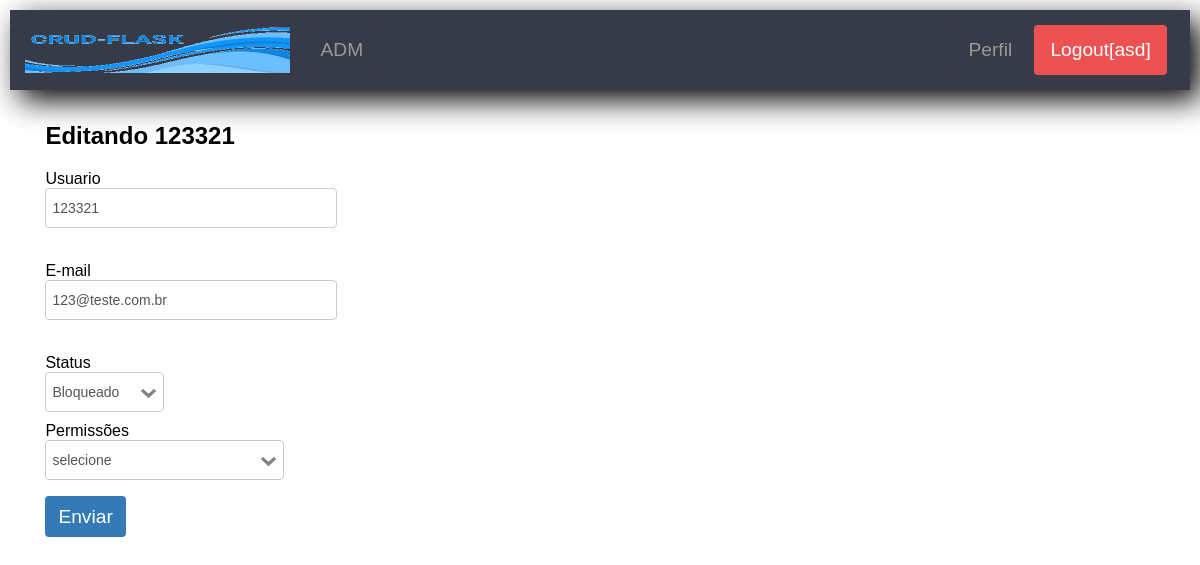
The app's page /edit_user/123321 (signed in), older data.
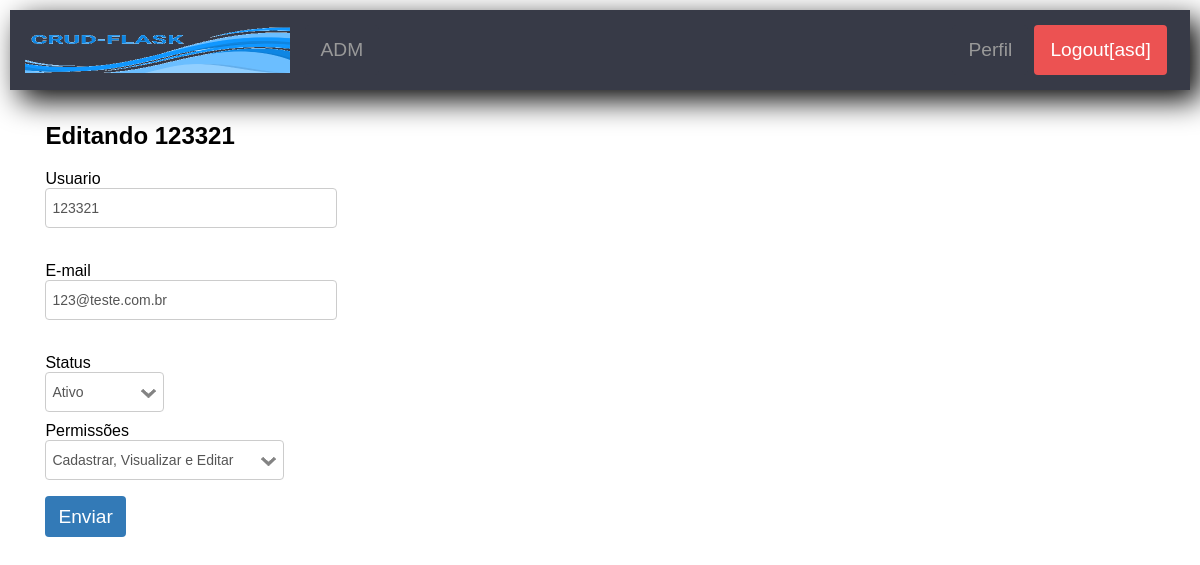
The same page, newer data.
### app/models.py (models this page shows, shortened)
class User(UserMixin, db.Model):
    id = db.Column(db.Integer, primary_key=True)
    username = db.Column(db.String(64), index=True, unique=True)
    email = db.Column(db.String(120), index=True, unique=True)
    password_hash = db.Column(db.String(128))
    last_seen = db.Column(db.DateTime, default=datetime.utcnow)
    permissions = db.Column(db.String(3))
    status = db.Column(db.String(10))
    cosia = db.relationship('Coisa', backref='QualquerCoisa', lazy='dynamic')

### app/routes.py (the view)
@app.route("/edit_user/<user>", methods=['GET', 'POST'])
@login_required
def edit_user(user):
    u = User.query.filter_by(username=user).first()
    adm = User.query.filter_by(username=current_user.username)
    form = EditUserForm(u.username, u.email)
    if form.validate_on_submit() and adm[0].permissions == 'admin':
        u.username = unidecode.unidecode(form.username.data)
        u.email = form.email.data
        if form.permis.data != 'selecione':
            u.permissions = form.permis.data
        if form.status.data != 'selecione':
            u.status = form.status.data
        db.session.commit()
        flash('Alterações realizadas com sucesso.')
        return redirect(url_for('admin'))
    elif request.method == 'GET':
        form.username.data = u.username
        form.email.data = u.email
        form.status.data = u.status
        form.permis.data = u.permissions
    return render_template('edit_users.html', user=u, form=form)

### app/models.py (called while the page is built)
@login.user_loader
def load_user(id):
    return User.query.get(int(id))

### app/routes.py (called while the page is built)
@app.before_request
def before_request():
    if current_user.is_authenticated:
        current_user.last_seen = datetime.utcnow()
        db.session.commit()
    g.locale = str(get_locale())

### app/templates/edit_users.html (shortened to what this page needs)
{% extends "index.html" %}
{% block content %}
<div>
    <h2>Editando {{user.username}}</h2>
    <form action="" method="post" novalidate>
        <p>
            {{form.username.label}}<br />
            {{form.username()}}<br />
        </p>
        <p>
            {{ form.email.label }}<br />
            {{ form.email() }}<br />
        </p>
        <p>
            {{form.status.label}}
            {{form.status(style='width: 105px;')}}
            {{form.permis.label}}
            {{form.permis(style='width: 225px;')}}
        </p>
        {{form.submit()}}
    </form>
</div>
{% endblock %}

### app/templates/index.html (shortened to what this page needs)
<!DOCTYPE html>
<html lang="pt-br">
<head>
        <link href="https://maxcdn.bootstrapcdn.com/font-awesome/4.7.0/css/font-awesome.min.css" rel="stylesheet">
    <link rel="stylesheet" href="{{ url_for('static', filename='css/crf.css')}}">
</head>
<body>
    <header class="cabecalho">
        <div class="logo">
            <a href="{{ url_for('index')}}">
                <img src="{{url_for('static', filename='img/logo_flask.png')}}" alt="Logo" />
            </a>
        </div>
        {% if current_user.is_anonymous %}
            <aside class="lateral">
                <a href="{{ url_for('login') }}" class="btn-blue">Fazer login</a>
                <a href="{{ url_for('register') }}" class="botao btn-red">Cadastrar-se</a>
            </aside>
        {% elif current_user.permissions == 'admin' %}
        <nav class="menu">
            <ul>
                <li>
                    <a href="{{ url_for('admin') }}" class="btn">ADM</a>
                </li>
        </nav>
        {% endif %}
        {% if not current_user.is_anonymous %}
        <aside class="lateral">
            <a href="{{ url_for('user', username=current_user.username) }}" class="btn">Perfil</a>
            <a href="{{ url_for('logout') }}" class="btn-red botao">{{ _('Logout')}}[{{(current_user.username)}}]</a>
        </aside>
        {% endif %}
    </header>
    <div class="centro">
        {% block content %}{% endblock %}
    </div>
</body>
</html>

### app/static/css/crf.css (style rules this page uses)
body { margin: 10px; font-family: sans-serif; }
.form-dropdown { -webkit-appearance: none; -moz-appearance: none; appearance: none; background: url(../img/drop_down.png) no-repeat #ffffff; background-position: center right; border: 1px solid #ccc; width: 150px; margin-bottom: 10px; box-sizing: content-box; }
.form { display: block; width: 25%; height: 32px; padding: 3px 6px; font-size: 14px; line-height: 1.42857143; color: #555; background-color: #fff; border: 1px solid #ccc; border-radius: 4px; }
.cabecalho { background: #373a47; box-shadow: 10px 10px 30px 0px rgba(0,0,0,1); height: 80px; }
.cabecalho a { text-decoration: none; font-size: 1.2em; padding: 10px 15px; }
.logo img { height: 50px; }
.menu ul { list-style: none; margin: 0; padding: 0; }
.btn { color: #999; background: #373a47; display: inline-block; margin-bottom: 0; font-weight: 400; text-align: center; white-space: nowrap; vertical-align: middle; border: 1px solid transparent; padding: 6px 12px; font-size: 14px; line-height: 1.42857143; border-radius: 4px; background-image: none; font-size: 1.2em; }
.btn-blue { color: #fff; background: #337ab7; display: inline-block; margin-bottom: 0; font-weight: 400; text-align: center; white-space: nowrap; vertical-align: middle; border: 1px solid transparent; padding: 6px 12px; font-size: 14px; line-height: 1.42857143; border-radius: 4px; background-image: none; font-size: 1.2em; }
.btn-red { color: #fff; background: #ec5252; display: inline-block; margin-bottom: 0; font-weight: 400; text-align: center; white-space: nowrap; vertical-align: middle; border: 1px solid transparent; padding: 6px 12px; font-size: 14px; line-height: 1.42857143; border-radius: 4px; background-image: none; font-size: 1.2em; }
.centro { padding: 1% 3%; }
.cabecalho { display: flex; align-items: center; justify-content: space-between; }
.menu { flex-grow: 10; }
.menu ul { display: flex; }
.lateral { display: flex; padding-right: 2.5%; }
.lateral a { margin-right: 3%; }

Row changes from the older to the newer data that the page shows:
changed User "123@teste.com.br": status "Bloqueado" → "Ativo"
Text that changed along with them:
form field permis: "selecione" → "Cadastrar, Visualizar e Editar"
